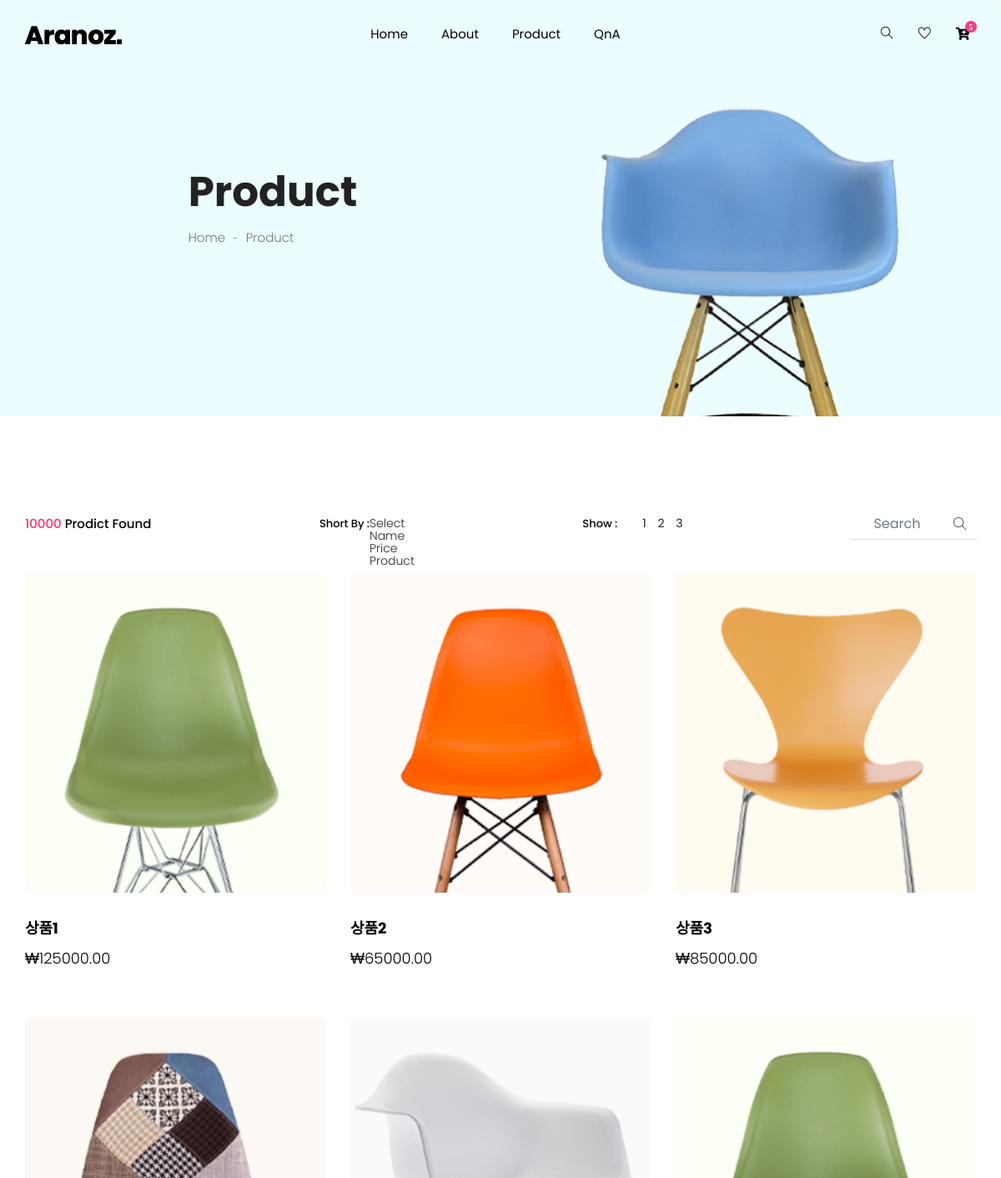
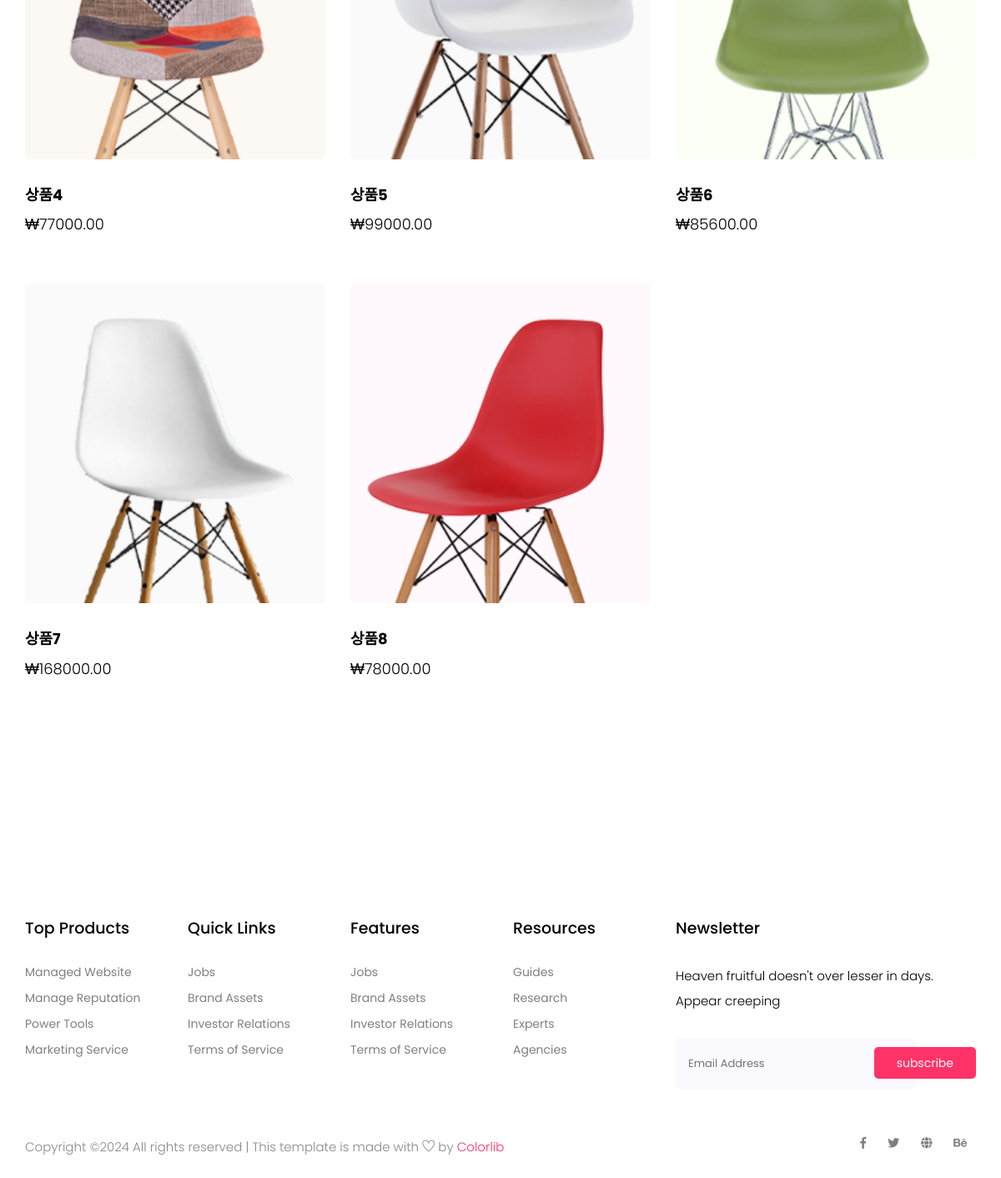
The app's page /product/ with its own data (2 pictures, top to bottom).
### product/models.py (models this page shows, shortened)
class Product(models.Model):
    name = models.CharField(max_length=100)
    price = models.DecimalField(max_digits=10, decimal_places=2)
    sold_count = models.IntegerField(default=0)
    img_path = models.CharField(max_length=200, default='img/product/product_1.png')

### product/views.py (the view)
# urls.py: path('', views.product_list, name="product_list"),
def product_list(request):
    products = Product.objects.all()
    context = {"product_list":products}
    return render(request, 'product/product_list.html', context)

### templates/product/product_list.html (shortened to what this page needs)
{% extends "base/base.html" %}
{% block contents %}
{% load static %}
<section class="breadcrumb breadcrumb_bg">
    <div class="container">
        <div class="row justify-content-center">
            <div class="col-lg-8">
                <div class="breadcrumb_iner">
                    <div class="breadcrumb_iner_item">
                        <h2>Product</h2>
                        <p>Home <span>-</span> Product</p>
                    </div>
                </div>
            </div>
        </div>
    </div>
</section>
<section class="cat_product_area section_padding">
    <div class="container">
        <div class="row">
            <div class="col-lg-12">
                <div class="row">
                    <div class="col-lg-12">
                        <div class="product_top_bar d-flex justify-content-between align-items-center">
                            <div class="single_product_menu">
                                <p><span>10000 </span> Prodict Found</p>
                            </div>
                            <div class="single_product_menu d-flex">
                                <h5>short by : </h5>
                            </div>
                            <div class="single_product_menu d-flex">
                                <h5>show :</h5>
                                <div class="top_pageniation">
                                    <ul>
                                        <li>1</li>
                                        <li>2</li>
                                        <li>3</li>
                                    </ul>
                                </div>
                            </div>
                            <div class="single_product_menu d-flex">
                                <div class="input-group">
                                    <input type="text" class="form-control" placeholder="search"
                                        aria-describedby="inputGroupPrepend">
                                    <div class="input-group-prepend">
                                        <span class="input-group-text" id="inputGroupPrepend"><i
                                                class="ti-search"></i></span>
                                    </div>
                                </div>
                            </div>
                        </div>
                    </div>
                </div>
                <div class="row align-items-center latest_product_inner">
                    {% for product in product_list %}
                    <div class="col-lg-4 col-sm-6">
                        <div class="single_product_item">
                            <a href="/product/{{product.id}}">
                                <img src="{% static product.img_path %}" alt="">
                                <div class="single_product_text">
                                    <h4>{{product.name}}</h4>
                                    <h3>₩{{product.price}}</h3>
                                </div>
                            </a>
                        </div>
                    </div>
                    {% endfor %}
                </div>
            </div>
        </div>
    </div>
</section>
{% endblock %}

### records on screen
Product: img_path (picture), name "상품1", price "125000.00"
Product: img_path (picture), name "상품2", price "65000.00"
Product: img_path (picture), name "상품3", price "85000.00"
Product: img_path (picture), name "상품4", price "77000.00"
Product: img_path (picture), name "상품5", price "99000.00"
Product: img_path (picture), name "상품6", price "85600.00"
Product: img_path (picture), name "상품7", price "168000.00"
Product: img_path (picture), name "상품8", price "78000.00"
